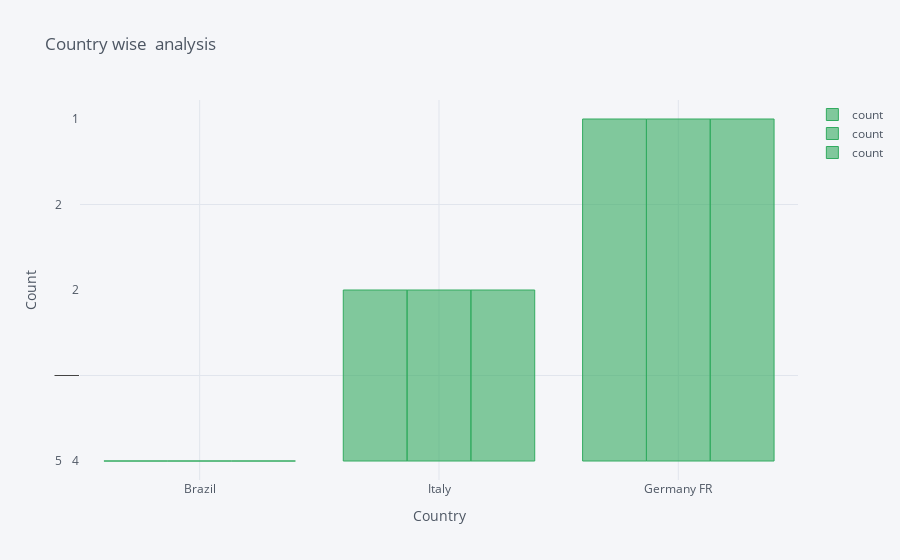

The notebook cell this image was saved under:
### Code cell
teams.iplot(kind='bar',yTitle='Count',title='Country wise  analysis',xTitle='Country')

### Figure 1 — Plotly figure (JSON) as saved in the notebook; plotly's stock layout.template omitted (floating-point values rounded to 4 significant figures)
{"data": [{"marker": {"color": "rgba(50, 171, 96, 0.6)", "line": {"color": "rgba(50, 171, 96, 1.0)", "width": 1}}, "name": "count", "orientation": "v", "text": "", "type": "bar", "x": ["Brazil", "Italy", "Germany FR", "Uruguay", "Argentina", "England", "France", "Spain", "Germany", "Netherlands", "Czechoslovakia", "Hungary", "Sweden", "Poland", "USA", "Austria", "Chile", "Portugal", "Croatia", "Turkey"], "y": [[5, 2, 2], [4, 2, 1], [3, 3, 1], [2, 0, 0], [2, 3, 0], [1, 0, 0], [1, 1, 2], [1, 0, 0], [1, 1, 3], [0, 3, 1], [0, 2, 0], [0, 2, 0], [0, 1, 2], [0, 0, 2], [0, 0, 1], [0, 0, 1], [0, 0, 1], [0, 0, 1], [0, 0, 1], [0, 0, 1]]}, {"marker": {"color": "rgba(50, 171, 96, 0.6)", "line": {"color": "rgba(50, 171, 96, 1.0)", "width": 1}}, "name": "count", "orientation": "v", "text": "", "type": "bar", "x": ["Brazil", "Italy", "Germany FR", "Uruguay", "Argentina", "England", "France", "Spain", "Germany", "Netherlands", "Czechoslovakia", "Hungary", "Sweden", "Poland", "USA", "Austria", "Chile", "Portugal", "Croatia", "Turkey"], "y": [[5, 2, 2], [4, 2, 1], [3, 3, 1], [2, 0, 0], [2, 3, 0], [1, 0, 0], [1, 1, 2], [1, 0, 0], [1, 1, 3], [0, 3, 1], [0, 2, 0], [0, 2, 0], [0, 1, 2], [0, 0, 2], [0, 0, 1], [0, 0, 1], [0, 0, 1], [0, 0, 1], [0, 0, 1], [0, 0, 1]]}, {"marker": {"color": "rgba(50, 171, 96, 0.6)", "line": {"color": "rgba(50, 171, 96, 1.0)", "width": 1}}, "name": "count", "orientation": "v", "text": "", "type": "bar", "x": ["Brazil", "Italy", "Germany FR", "Uruguay", "Argentina", "England", "France", "Spain", "Germany", "Netherlands", "Czechoslovakia", "Hungary", "Sweden", "Poland", "USA", "Austria", "Chile", "Portugal", "Croatia", "Turkey"], "y": [[5, 2, 2], [4, 2, 1], [3, 3, 1], [2, 0, 0], [2, 3, 0], [1, 0, 0], [1, 1, 2], [1, 0, 0], [1, 1, 3], [0, 3, 1], [0, 2, 0], [0, 2, 0], [0, 1, 2], [0, 0, 2], [0, 0, 1], [0, 0, 1], [0, 0, 1], [0, 0, 1], [0, 0, 1], [0, 0, 1]]}], "layout": {"legend": {"bgcolor": "#F5F6F9", "font": {"color": "#4D5663"}}, "paper_bgcolor": "#F5F6F9", "plot_bgcolor": "#F5F6F9", "title": {"font": {"color": "#4D5663"}, "text": "Country wise  analysis"}, "xaxis": {"gridcolor": "#E1E5ED", "showgrid": true, "tickfont": {"color": "#4D5663"}, "title": {"font": {"color": "#4D5663"}, "text": "Country"}, "zerolinecolor": "#E1E5ED"}, "yaxis": {"gridcolor": "#E1E5ED", "showgrid": true, "tickfont": {"color": "#4D5663"}, "title": {"font": {"color": "#4D5663"}, "text": "Count"}, "zerolinecolor": "#E1E5ED"}}}
